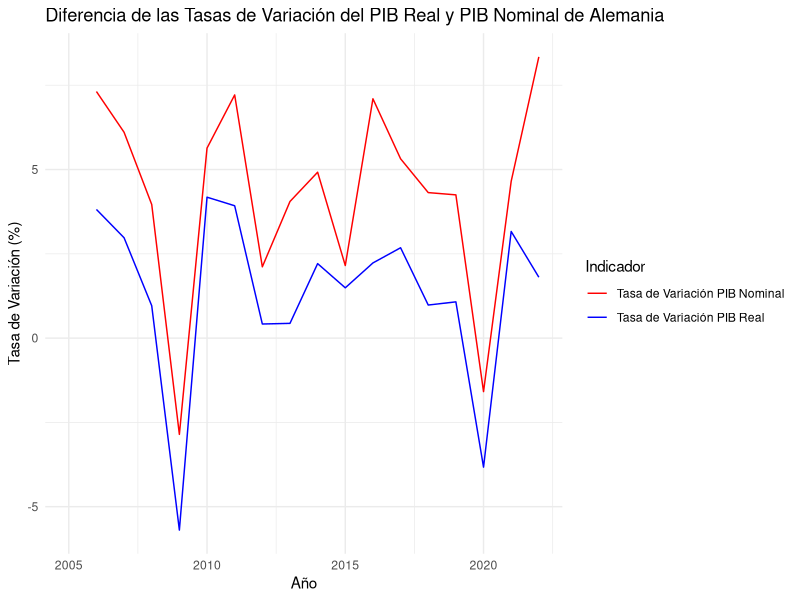
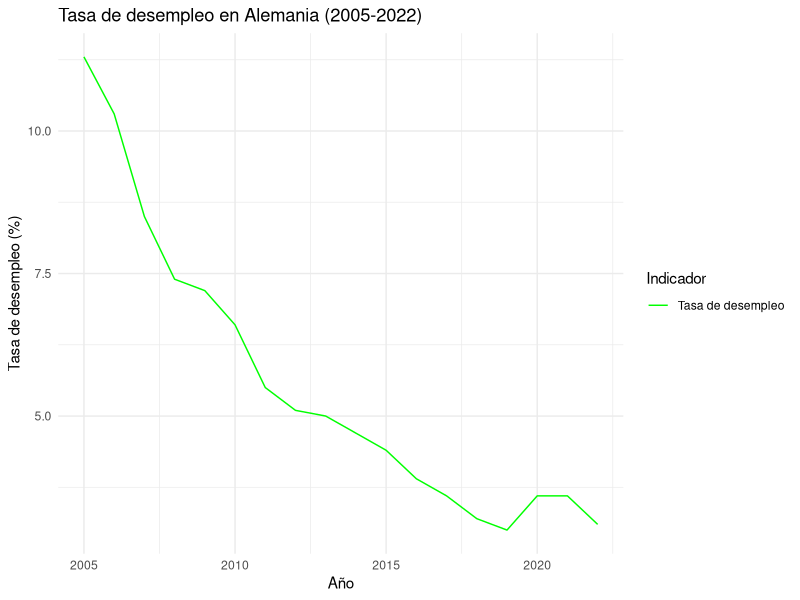
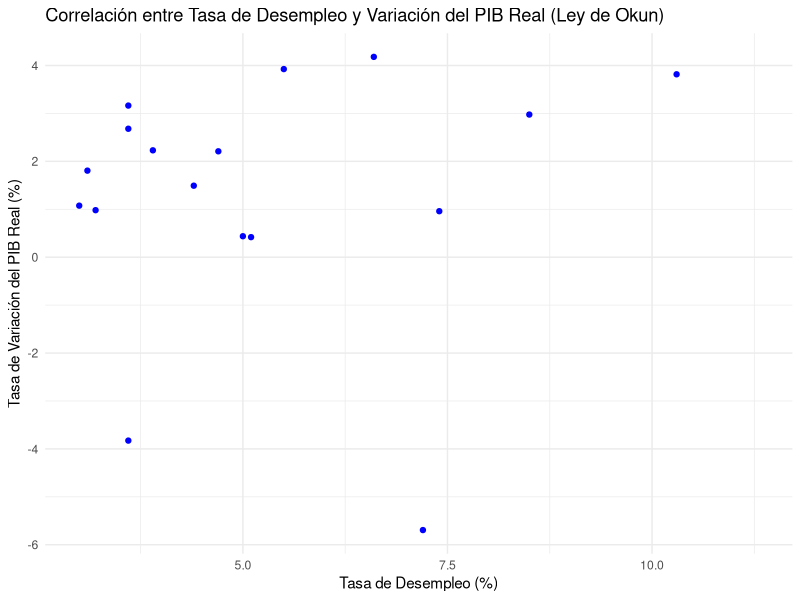
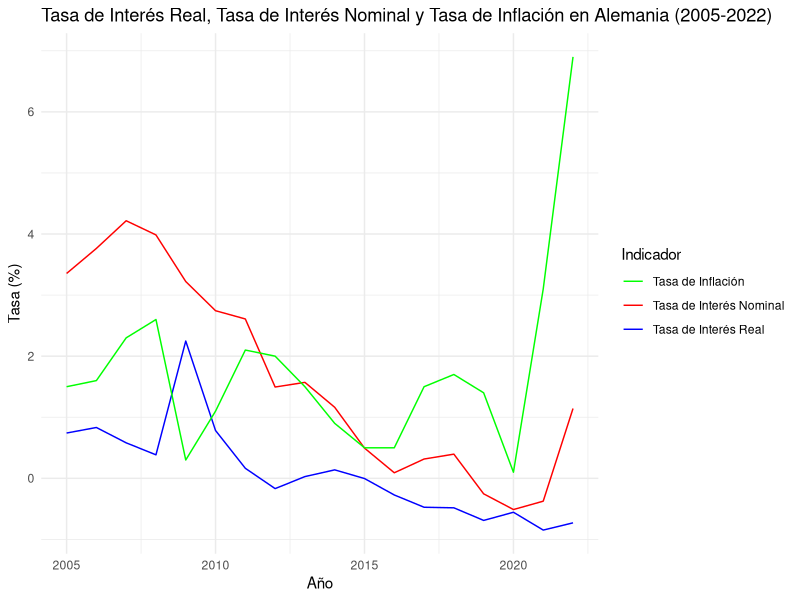
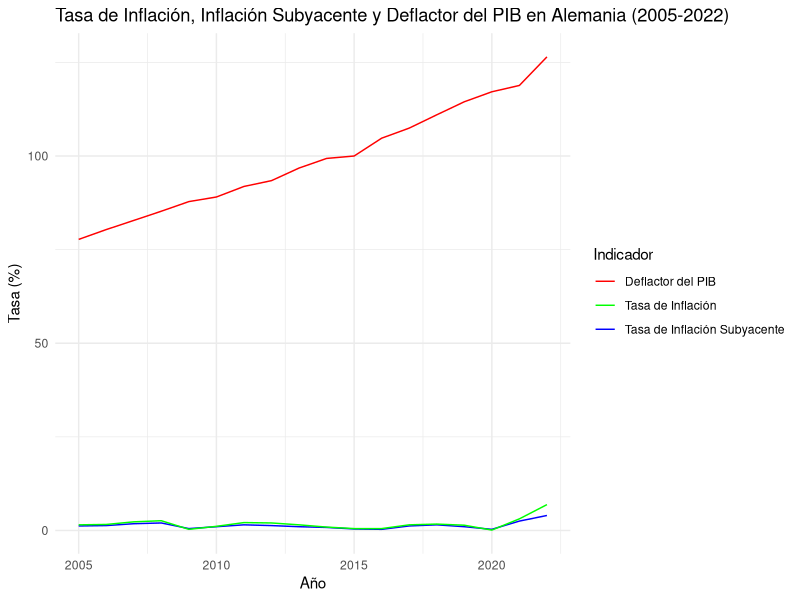
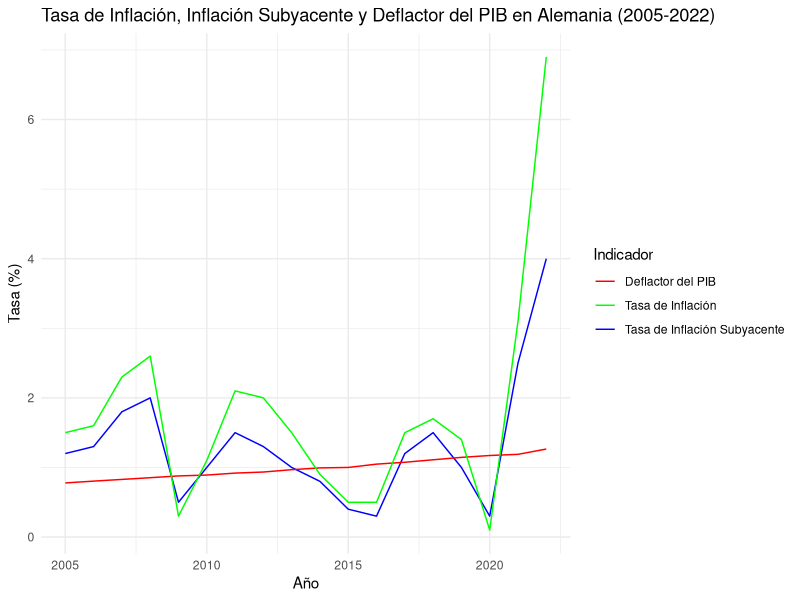

Generate these figures, in order, with R:
## ---- chunk 1

## ---- chunk 2
# Cargar todas las librerías necesarias
library(readr)
library(dplyr)
library(knitr)
library(tidyverse)
library(ggplot2)
## ---- chunk 3
# Crear un dataframe con los datos proporcionados del PIB real de Alemania
data_pibreal <- data.frame(
  Año = c(2005, 2006, 2007, 2008, 2009, 2010, 2011, 2012, 2013, 2014, 2015, 2016, 2017, 2018, 2019, 2020, 2021, 2022),
  PIB_Real_Millones = c(
    3373000.7, 3501729.3, 3605956.7, 3640569.6, 3433281.5, 3576788.6, 3717184.5,
    3732740.8, 3749074.9, 3831912.4, 3889081.9, 3975808.4, 4082369.3, 4122426.8,
    4166762.3, 4007310.0, 4134094.1, 4208764.4
  )
)

# Mostrar el dataframe del PIB real de Alemania
print(data_pibreal)

# Calcular la tasa de variación del PIB real en porcentaje
tasa_variacion <- (data_pibreal$PIB_Real_Millones - lag(data_pibreal$PIB_Real_Millones)) / lag(data_pibreal$PIB_Real_Millones) * 100

# Crear un nuevo dataframe con la tasa de variación
data_tasa_variacion <- data.frame(
  Año = data_pibreal$Año,
  Tasa_Variacion_PIB_Real = tasa_variacion
)

# Mostrar el nuevo dataframe con la tasa de variación
print(data_tasa_variacion)
## ---- chunk 4
# Crear un dataframe con los datos proporcionados del PIB nominal de Alemania
data_pibnominal <- data.frame(
  Año = c(2005, 2006, 2007, 2008, 2009, 2010, 2011, 2012, 2013, 2014, 2015, 2016, 2017, 2018, 2019, 2020, 2021, 2022),
  PIB_Nominal_Millones = c(
    2622039.8, 2813824.9, 2985617.3, 3103958.2, 3015332.3, 3185267.9, 3415020.0,
    3487234.4, 3628559.3, 3807114.5, 3889081.9, 4165169.9, 4386729.2, 4576056.5,
    4770495.5, 4694786.2, 4913166.1, 5323008.1
  )
)

# Mostrar el dataframe del PIB nominal de Alemania
print(data_pibnominal)

# Calcular la tasa de variación del PIB nominal de Alemania
data_pibnominal$Tasa_Variacion <- c(NA, diff(data_pibnominal$PIB_Nominal_Millones) / data_pibnominal$PIB_Nominal_Millones[-length(data_pibnominal$PIB_Nominal_Millones)] * 100)

# Mostrar el dataframe del PIB nominal de Alemania con la tasa de variación
print(data_pibnominal)
## ---- chunk 5
# Cargar la biblioteca ggplot2 para crear gráficos
library(ggplot2)

# Combina los dataframes de la tasa de variación del PIB real y del PIB nominal por el año
combined_data <- merge(data_tasa_variacion, data_pibnominal, by = "Año")

# Crea un gráfico de líneas agrupado con la diferencia de las tasas de variación en diferentes colores
ggplot(combined_data, aes(x = Año)) +
  geom_line(aes(y = Tasa_Variacion_PIB_Real, color = "Tasa de Variación PIB Real")) +
  geom_line(aes(y = Tasa_Variacion, color = "Tasa de Variación PIB Nominal")) +
  labs(
    title = "Diferencia de las Tasas de Variación del PIB Real y PIB Nominal de Alemania",
    x = "Año",
    y = "Tasa de Variación (%)",
    color = "Indicador"
  ) +
  scale_color_manual(values = c("Tasa de Variación PIB Real" = "blue", "Tasa de Variación PIB Nominal" = "red")) +
  theme_minimal()
## ---- chunk 6
# Cargar la librería necesaria
library(dplyr)
# Crear un dataframe con los datos
data_desempleados <- data.frame(
  Time = c(2005, 2006, 2007, 2008, 2009, 2010, 2011, 2012, 2013, 2014, 2015, 2016, 2017, 2018, 2019, 2020, 2021, 2022),
  Country = "Germany",
  Unit = "Percentage",
  UnemploymentRate = c(11.3, 10.3, 8.5, 7.4, 7.2, 6.6, 5.5, 5.1, 5.0, 4.7, 4.4, 3.9, 3.6, 3.2, 3.0, 3.6, 3.6, 3.1)
)
# Imprimir el dataframe
print(data_desempleados)
# Cargar la librería ggplot2
library(ggplot2)
# Crear un gráfico de líneas
ggplot(data_desempleados, aes(x = Time, y = UnemploymentRate)) +
  geom_line(aes(color = "Tasa de desempleo")) +
  labs(
    title = "Tasa de desempleo en Alemania (2005-2022)",
    x = "Año",
    y = "Tasa de desempleo (%)",
    color = "Indicador"
  ) +
  scale_color_manual(values = c("Tasa de desempleo" = "green")) +
  theme_minimal()
## ---- chunk 7
# Calcular la correlación entre las tasas de desempleo y variación del PIB real de forma numérica
correlation <- as.numeric(cor(data_desempleados$UnemploymentRate, data_tasa_variacion$Tasa_Variacion_PIB_Real))

# Imprimir la correlación de forma numérica
print(correlation)

# Crear un gráfico de dispersión
ggplot(data = data.frame(UnemploymentRate = data_desempleados$UnemploymentRate, Tasa_Variacion_PIB_Real = data_tasa_variacion$Tasa_Variacion_PIB_Real)) +
  geom_point(aes(x = UnemploymentRate, y = Tasa_Variacion_PIB_Real), color = "blue") +
  labs(
    title = "Correlación entre Tasa de Desempleo y Variación del PIB Real (Ley de Okun)",
    x = "Tasa de Desempleo (%)",
    y = "Tasa de Variación del PIB Real (%)"
  ) +
  annotate("text", x = max(data_desempleados$UnemploymentRate), y = min(data_tasa_variacion$Tasa_Variacion_PIB_Real), 
           label = paste("Correlación:", round(correlation, 2)), hjust = 1, vjust = -1) +
  theme_minimal()
## ---- chunk 8
# Instalar librerías necesarias
library(dplyr)
library(ggplot2)

# Crear un dataframe con los datos del tipo de interés nominal de Alemania
tasa_de_interes <- data.frame(
  Time = c(2005, 2006, 2007, 2008, 2009, 2010, 2011, 2012, 2013, 2014, 2015, 2016, 2017, 2018, 2019, 2020, 2021, 2022),
  Country = "Germany",
  Type = "Information on item",
  TasadeInteres = c(3.354, 3.764, 4.217, 3.985, 3.222, 2.744, 2.609, 1.495, 1.571, 1.163, 0.495, 0.091, 0.316, 0.396, -0.254, -0.511, -0.374, 1.143)
)

# Imprimir el dataframe de la tasa de interés nominal de Alemania
print(tasa_de_interes)

# Crear un dataframe con los datos de la tasa de inflación de Alemania
tasa_de_inflacion <- data.frame(
  Time = c(2005, 2006, 2007, 2008, 2009, 2010, 2011, 2012, 2013, 2014, 2015, 2016, 2017, 2018, 2019, 2020, 2021, 2022),
  Country = rep("Germany", 18),
  Type = rep("Information on item", 18),
  TasadeInflacion = c(1.5, 1.6, 2.3, 2.6, 0.3, 1.1, 2.1, 2.0, 1.5, 0.9, 0.5, 0.5, 1.5, 1.7, 1.4, 0.1, 3.1, 6.9)
)

# Imprimir el dataframe de la tasa de inflación de Alemania
print(tasa_de_inflacion)

# Calcular el tipo de interés real para Alemania
tasa_de_interes_real <- tasa_de_interes %>%
  left_join(tasa_de_inflacion, by = c("Time", "Country", "Type")) %>%
  mutate(InteresReal = (TasadeInteres - TasadeInflacion) / (1 + TasadeInflacion))

# Imprimir el resultado
print(tasa_de_interes_real)

# Crear un gráfico de líneas representando la tasa de interés real, la tasa de interés nominal y la tasa de inflación
ggplot(tasa_de_interes_real, aes(x = Time)) +
  geom_line(aes(y = InteresReal, color = "Tasa de Interés Real")) +
  geom_line(aes(y = TasadeInteres, color = "Tasa de Interés Nominal")) +
  geom_line(aes(y = TasadeInflacion, color = "Tasa de Inflación")) +
  labs(
    title = "Tasa de Interés Real, Tasa de Interés Nominal y Tasa de Inflación en Alemania (2005-2022)",
    x = "Año",
    y = "Tasa (%)",
    color = "Indicador"
  ) +
  scale_color_manual(values = c("Tasa de Interés Real" = "blue", "Tasa de Interés Nominal" = "red", "Tasa de Inflación" = "green")) +
  theme_minimal()

# Crear un dataframe con los datos proporcionados de la tasa de inflación subyacente
data_inflacion_subyacente <- data.frame(
  Año = c(2005, 2006, 2007, 2008, 2009, 2010, 2011, 2012, 2013, 2014, 2015, 2016, 2017, 2018, 2019, 2020, 2021, 2022),
  Tasa_Inflacion_Subyacente = c(1.2, 1.3, 1.8, 2.0, 0.5, 1.0, 1.5, 1.3, 1.0, 0.8, 0.4, 0.3, 1.2, 1.5, 1.0, 0.3, 2.5, 4.0)
)

# Imprimir los dataframes de inflación e inflación subyacente
print(data_inflacion_subyacente)

# Calcular el deflactor del PIB usando los datos del PIB real y nominal proporcionados
data_deflactor_pib <- data.frame(
  Año = data_pibreal$Año,
  Deflactor_PIB = (data_pibnominal$PIB_Nominal_Millones / data_pibreal$PIB_Real_Millones) * 100
)

# Imprimir el dataframe del deflactor del PIB
print(data_deflactor_pib)


# Cargar la librería ggplot2
library(ggplot2)

# Crear un dataframe combinando las tres fuentes de datos
combined_data <- merge(data_inflacion_subyacente, data_deflactor_pib, by = "Año")
combined_data <- merge(combined_data, tasa_de_inflacion, by.x = "Año", by.y = "Time")

# Crear el gráfico de líneas
ggplot(combined_data, aes(x = Año)) +
  geom_line(aes(y = Tasa_Inflacion_Subyacente, color = "Tasa de Inflación Subyacente")) +
  geom_line(aes(y = Deflactor_PIB, color = "Deflactor del PIB")) +
  geom_line(aes(y = TasadeInflacion, color = "Tasa de Inflación")) +
  labs(
    title = "Tasa de Inflación, Inflación Subyacente y Deflactor del PIB en Alemania (2005-2022)",
    x = "Año",
    y = "Tasa (%)",
    color = "Indicador"
  ) +
  scale_color_manual(values = c("Tasa de Inflación Subyacente" = "blue", "Deflactor del PIB" = "red", "Tasa de Inflación" = "green")) +
  theme_minimal()

## ---- chunk 9
# Calcular el deflactor del PIB usando los datos del PIB real y nominal proporcionados
data_deflactor_pib2 <- data.frame(
  Año = data_pibreal$Año,
  Deflactor_PIB = (data_pibnominal$PIB_Nominal_Millones / data_pibreal$PIB_Real_Millones)
)

# Imprimir el dataframe del deflactor del PIB
print(data_deflactor_pib2)


# Cargar la librería ggplot2
library(ggplot2)

# Crear un dataframe combinando las tres fuentes de datos
combined_data <- merge(data_inflacion_subyacente, data_deflactor_pib2, by = "Año")
combined_data <- merge(combined_data, tasa_de_inflacion, by.x = "Año", by.y = "Time")

# Crear el gráfico de líneas
ggplot(combined_data, aes(x = Año)) +
  geom_line(aes(y = Tasa_Inflacion_Subyacente, color = "Tasa de Inflación Subyacente")) +
  geom_line(aes(y = Deflactor_PIB, color = "Deflactor del PIB")) +
  geom_line(aes(y = TasadeInflacion, color = "Tasa de Inflación")) +
  labs(
    title = "Tasa de Inflación, Inflación Subyacente y Deflactor del PIB en Alemania (2005-2022)",
    x = "Año",
    y = "Tasa (%)",
    color = "Indicador"
  ) +
  scale_color_manual(values = c("Tasa de Inflación Subyacente" = "blue", "Deflactor del PIB" = "red", "Tasa de Inflación" = "green")) +
  theme_minimal()
